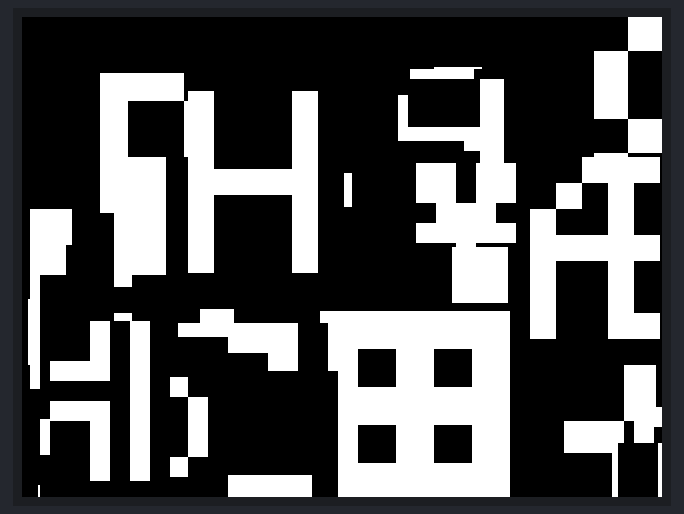
Recording of a sketch running on a simulated Arduino Uno, built with avr-gcc and run on an emulated ATmega328P. On the bench: 320×240 colour display. Random numbers use the default seed unless the sketch sets one.

Above: at 0.8 s.
At 33.5 s:
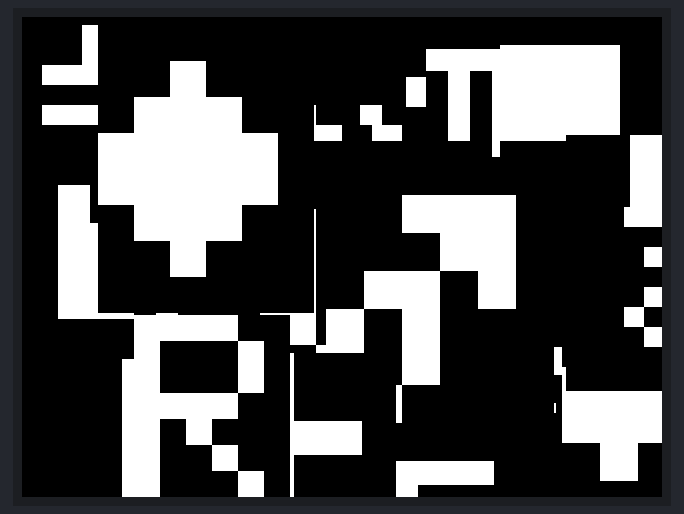
At 66.1 s:
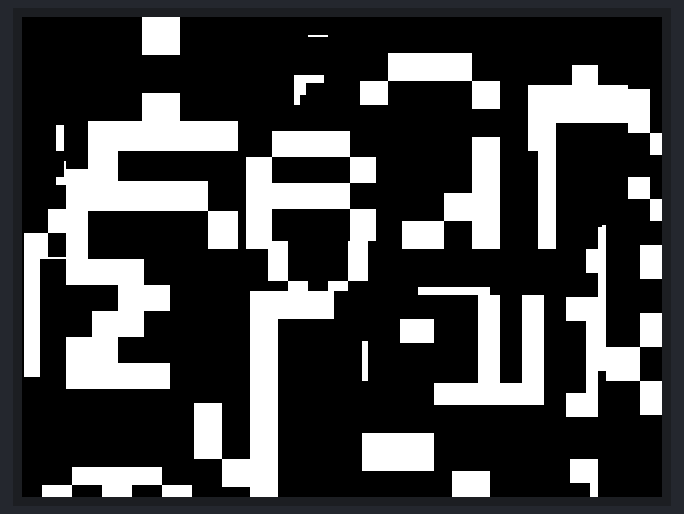
At 98.7 s:
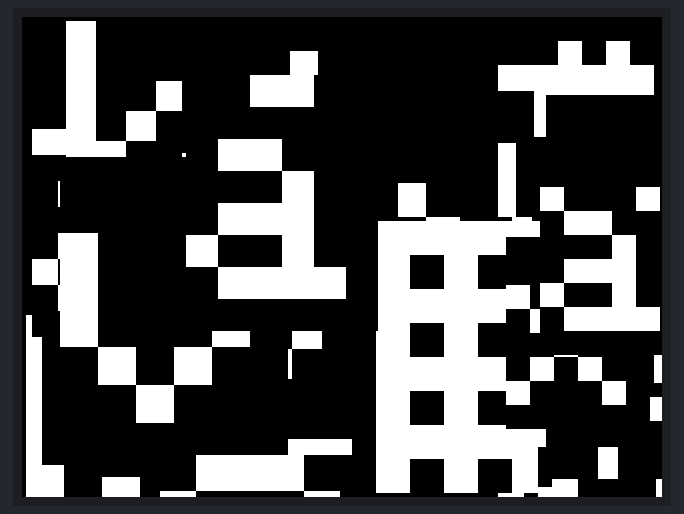

Measured:
- what the display in image 1 shows lasts 30.0 s, from 33.4 s to 63.4 s

The sketch:

font_pattern.ino
```cpp
/**
 * Font patterning
 *
 * Images formed by drawing 100 overlapped characters onto the screen.
 * The pixelated font and negative spaces form new patterns.
 *
 * Requires:
 * - Arduino
 * - ILI9341 OLED screen (Adafruit shield available)
 *
 * by: Colin Drake
 * version: 1.0
 */

#include <Adafruit_ILI9341.h>
#include <Adafruit_GFX.h>

// OLED setup.
Adafruit_ILI9341 tft = Adafruit_ILI9341(10, 9);

void setup() {
  tft.begin();
  tft.setRotation(1);
  tft.fillScreen(ILI9341_BLACK);
}

void loop() {
  // Draw 100 random characters.
  for (int i = 0; i < 100; i++) {
    tft.drawChar((int) random(tft.width()),
                 (int) random(tft.height()),
                 (char) random(255),
                 ILI9341_WHITE,
                 ILI9341_BLACK,
                 10 + (int) random(10));
  }

  // Hold for 30 seconds then clear, pause, and re-loop().
  delay(30 * 1000);
  tft.fillScreen(ILI9341_BLACK);
  delay(2 * 1000);
}
```
